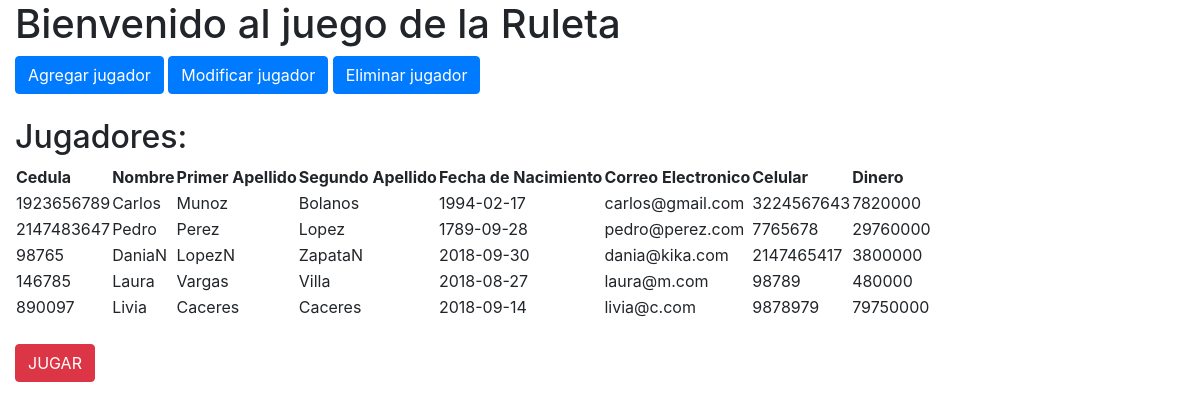
The page / on the database its author committed.
### tables this page shows
CREATE TABLE IF NOT EXISTS `jugadores` (
  `cedula` int(11) NOT NULL,
  `nombre` varchar(40) NOT NULL,
  `primerApellido` varchar(50) NOT NULL,
  `segundoApellido` varchar(50) NOT NULL,
  `fecha_nacimiento` date NOT NULL,
  `email` varchar(100) NOT NULL,
  `celular` bigint(11) NOT NULL,
  `cantidad_dinero` int(11) NOT NULL,
  PRIMARY KEY (`cedula`)
);

### index.php (the view, shortened to what this page needs)
<!DOCTYPE html>
<html lang="en">
<head>
	<link rel="stylesheet" href="https://maxcdn.bootstrapcdn.com/bootstrap/4.1.3/css/bootstrap.min.css">
	<link rel="stylesheet"; href="https://unpkg.com/ng-table@2.0.2/bundles/ng-table.min.css">
</head>
<body>
	<div class="container-fluid" ng-controller="ruletaController">
	  <h1>Bienvenido al juego de la Ruleta</h1>
	  <button type="button" class="btn btn-primary" onclick = "location='views/NuevoJugador.php'">Agregar jugador</button>
	  <button type="button" class="btn btn-primary" onclick = "location='views/ModificarJugador.php'">Modificar jugador</button>
	  <button type="button" class="btn btn-primary" onclick = "location='views/EliminarJugador.php'">Eliminar jugador</button>
	  <div>
	  	<br>
	  <h2> Jugadores: </h2>
	  <?php
	  $link = Conectarse();
		$result = mysqli_query($link, 'SELECT * FROM jugadores');
		echo "<table>";
		echo "<tr>";
		echo "<th>Cedula</th>";
		echo "<th>Nombre</th>";
		echo "<th>Primer Apellido</th>";
		echo "<th>Segundo Apellido</th>";
		echo "<th>Fecha de Nacimiento</th>";
		echo "<th>Correo Electronico</th>";
		echo "<th>Celular</th>";
		echo "<th>Dinero</th>";
		echo "</tr>";
		while ($row = mysqli_fetch_row($result)){
		    echo "<tr>";
		    echo "<td>".$row[0]."</td>";
		    echo "<td>".$row[1]."</td>";
		    echo "<td>".$row[2]."</td>";
		    echo "<td>".$row[3]."</td>";
		    echo "<td>".$row[4]."</td>";
		    echo "<td>".$row[5]."</td>";
		    echo "<td>".$row[6]."</td>";
		    echo "<td>".$row[7]."</td>";
		    echo "</tr>";
		}
		echo "</table>";
	?>
	  </div>
	  <br>
	  <button type="button" class="btn btn-danger" onclick = "location='views/Jugar.php'">JUGAR</button>
	</div>
</body>
</html>

### rows shown on the page
jugadores: cedula "1923656789", nombre "Carlos", primerApellido "Munoz", segundoApellido "Bolanos", fecha_nacimiento "1994-02-17", email "carlos@gmail.com", celular "3224567643", cantidad_dinero "7820000"
jugadores: cedula "2147483647", nombre "Pedro", primerApellido "Perez", segundoApellido "Lopez", fecha_nacimiento "1789-09-28", email "pedro@perez.com", celular "7765678", cantidad_dinero "29760000"
jugadores: cedula "98765", nombre "DaniaN", primerApellido "LopezN", segundoApellido "ZapataN", fecha_nacimiento "2018-09-30", email "dania@kika.com", celular "2147465417", cantidad_dinero "3800000"
jugadores: cedula "146785", nombre "Laura", primerApellido "Vargas", segundoApellido "Villa", fecha_nacimiento "2018-08-27", email "laura@m.com", celular "98789", cantidad_dinero "480000"
jugadores: cedula "890097", nombre "Livia", primerApellido "Caceres", segundoApellido "Caceres", fecha_nacimiento "2018-09-14", email "livia@c.com", celular "9878979", cantidad_dinero "79750000"
